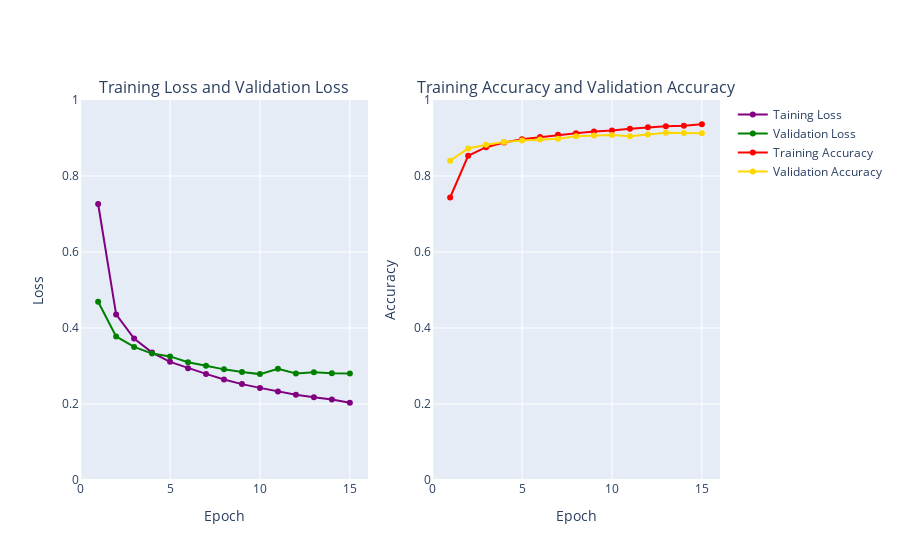

The notebook cell this image was saved under:
### Code cell
def plot_loss_acc(history):
  hist = history.history
  loss = hist['loss']
  val_loss = hist['val_loss']
  acc = hist['acc']
  val_acc = hist['val_acc']
  epochs = list(range(1, len(acc)+1))

  trace_tl = create_trace(epochs, loss, "Taining Loss", "Purple")
  trace_vl = create_trace(epochs, val_loss, "Validation Loss", "Green")
  trace_ta = create_trace(epochs, acc, "Training Accuracy", "Red")
  trace_va = create_trace(epochs, val_acc, "Validation Accuracy", "Gold")

  fig = ply.subplots.make_subplots(rows=1, cols=2, subplot_titles=("Training Loss and Validation Loss",
                                                            "Training Accuracy and Validation Accuracy"))
  fig.append_trace(trace_tl, 1, 1)
  fig.append_trace(trace_vl, 1, 1)
  fig.append_trace(trace_ta, 1, 2)
  fig.append_trace(trace_va, 1, 2)
  fig['layout']['xaxis'].update(title = 'Epoch')
  fig['layout']['xaxis2'].update(title = 'Epoch')
  fig['layout']['yaxis'].update(title = 'Loss', range=[0,1])
  fig['layout']['yaxis2'].update(title = 'Accuracy', range=[0,1])

    
  iplot(fig, filename='loss_acc')
plot_loss_acc(history)

### Figure 1 — Plotly figure (JSON) as saved in the notebook; plotly's stock layout.template omitted (floating-point values rounded to 4 significant figures)
{"data": [{"name": "Taining Loss", "yaxis": "y", "text": ["1", "2", "3", "4", "5", "6", "7", "8", "9", "10", "11", "12", "13", "14", "15"], "y": [0.7262, 0.4356, 0.3721, 0.3352, 0.3109, 0.2942, 0.2793, 0.2644, 0.2523, 0.2424, 0.2332, 0.2243, 0.2177, 0.2119, 0.2032], "mode": "markers+lines", "xaxis": "x", "marker": {"color": "Purple"}, "x": [1, 2, 3, 4, 5, 6, 7, 8, 9, 10, 11, 12, 13, 14, 15], "type": "scatter"}, {"name": "Validation Loss", "yaxis": "y", "text": ["1", "2", "3", "4", "5", "6", "7", "8", "9", "10", "11", "12", "13", "14", "15"], "y": [0.469, 0.3778, 0.3501, 0.3327, 0.3252, 0.3101, 0.3007, 0.2912, 0.2845, 0.2787, 0.2928, 0.2804, 0.2837, 0.2808, 0.28], "mode": "markers+lines", "xaxis": "x", "marker": {"color": "Green"}, "x": [1, 2, 3, 4, 5, 6, 7, 8, 9, 10, 11, 12, 13, 14, 15], "type": "scatter"}, {"name": "Training Accuracy", "yaxis": "y2", "text": ["1", "2", "3", "4", "5", "6", "7", "8", "9", "10", "11", "12", "13", "14", "15"], "y": [0.7434, 0.8531, 0.8759, 0.8882, 0.8967, 0.9025, 0.9085, 0.9125, 0.917, 0.9196, 0.9244, 0.928, 0.9312, 0.932, 0.9359], "mode": "markers+lines", "xaxis": "x2", "marker": {"color": "Red"}, "x": [1, 2, 3, 4, 5, 6, 7, 8, 9, 10, 11, 12, 13, 14, 15], "type": "scatter"}, {"name": "Validation Accuracy", "yaxis": "y2", "text": ["1", "2", "3", "4", "5", "6", "7", "8", "9", "10", "11", "12", "13", "14", "15"], "y": [0.8403, 0.8725, 0.8822, 0.8893, 0.8937, 0.8963, 0.8981, 0.9046, 0.9068, 0.9079, 0.9048, 0.9091, 0.9136, 0.9129, 0.9123], "mode": "markers+lines", "xaxis": "x2", "marker": {"color": "Gold"}, "x": [1, 2, 3, 4, 5, 6, 7, 8, 9, 10, 11, 12, 13, 14, 15], "type": "scatter"}], "layout": {"xaxis": {"domain": [0, 0.45], "anchor": "y", "title": {"text": "Epoch"}}, "yaxis": {"range": [0, 1], "domain": [0, 1], "anchor": "x", "title": {"text": "Loss"}}, "xaxis2": {"domain": [0.55, 1], "anchor": "y2", "title": {"text": "Epoch"}}, "yaxis2": {"range": [0, 1], "domain": [0, 1], "anchor": "x2", "title": {"text": "Accuracy"}}, "annotations": [{"yanchor": "bottom", "xref": "paper", "xanchor": "center", "yref": "paper", "text": "Training Loss and Validation Loss", "y": 1, "x": 0.225, "font": {"size": 16}, "showarrow": false}, {"yanchor": "bottom", "xref": "paper", "xanchor": "center", "yref": "paper", "text": "Training Accuracy and Validation Accuracy", "y": 1, "x": 0.775, "font": {"size": 16}, "showarrow": false}]}}
